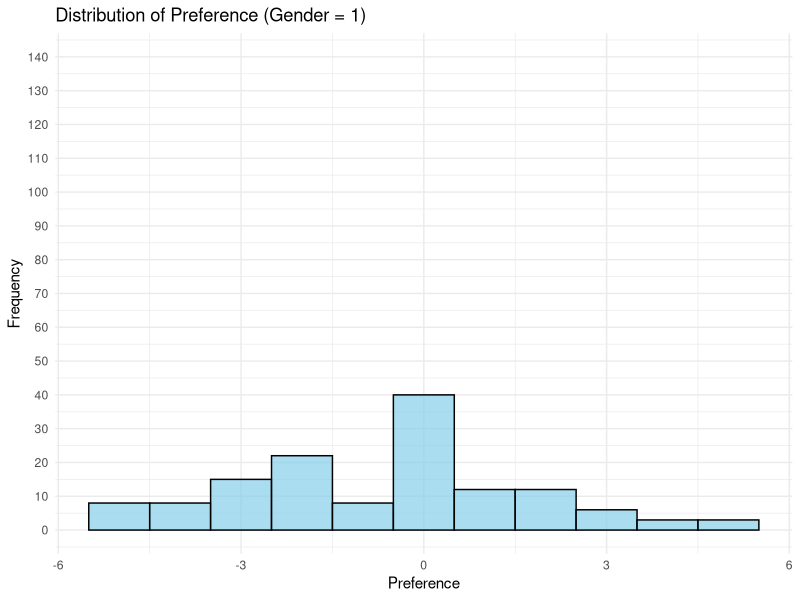
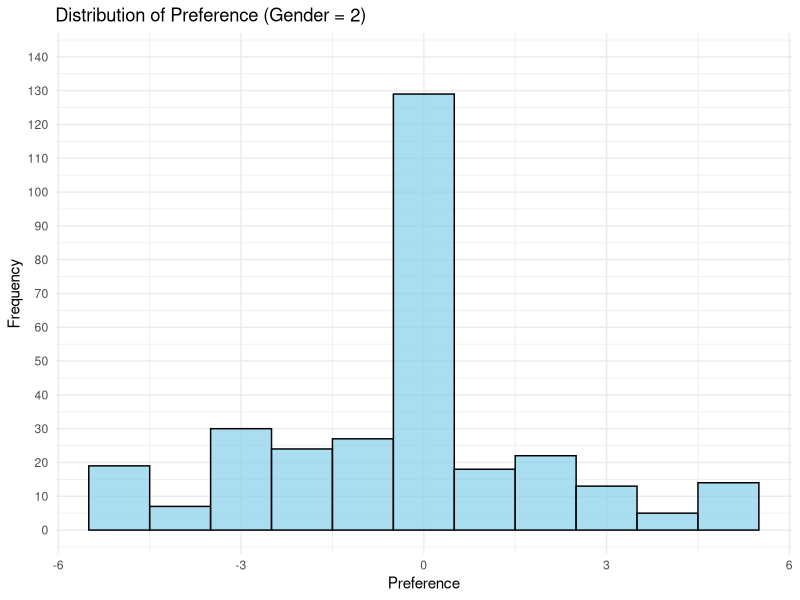
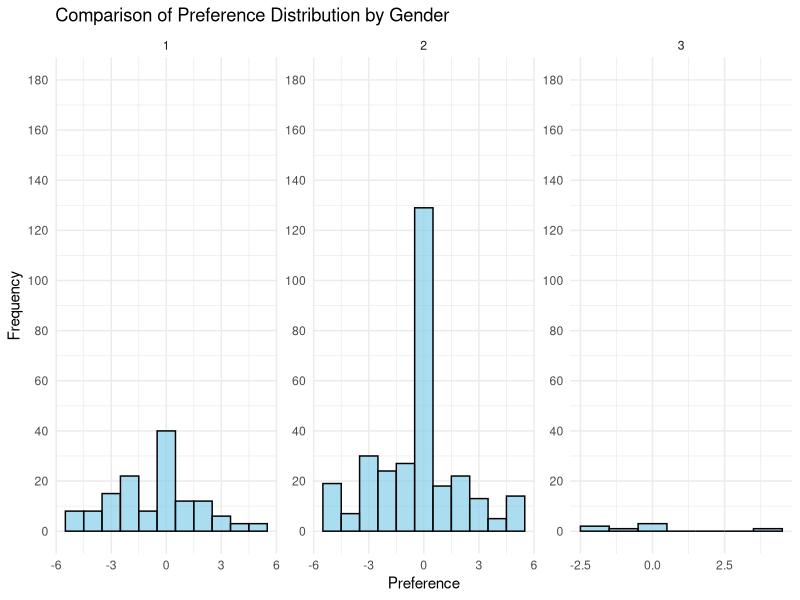
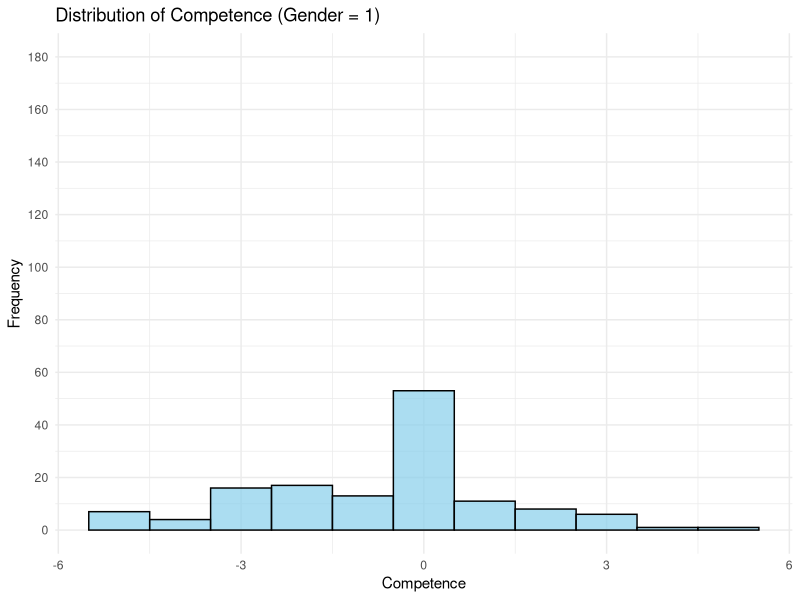
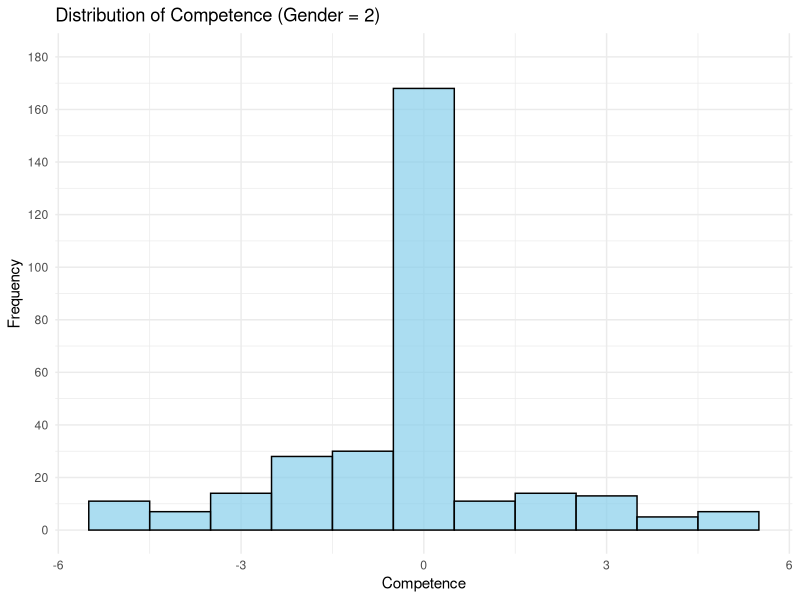
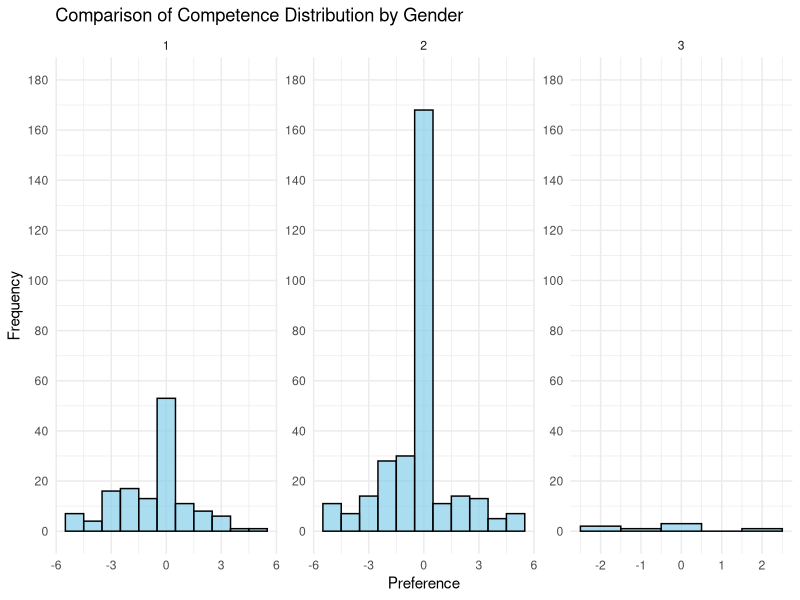

R code for these plots, in order:
### Workspace Setup ###

library(tidyverse)
library(ggplot2)
library(dplyr)

#### Preamble ####
# Purpose: Clean the "Inaction We Trust" data of Study 2 by "Adrien Fillon" based on gender
# Author: Hari Lee Robledo, Sky Suh and Francesca Ye
# Date: 10 February 2024
# Pre-requisites: none

#### Clean Data ####
# Select and save only the "preference", "competence" and "gender" columns
data_gender <- read.csv("study_2_raw_data.csv", sep = ";" )
data_gender <- data_gender[, c("preference","competence", "gender")]


# Convert columns to numeric (assuming "preference" is numeric)
data_gender$preference <- as.numeric(as.character(data_gender$preference))
data_gender$competence <- as.numeric(as.character(data_gender$competence))

# Drop rows with missing values
data_gender <- na.omit(data_gender)

data_gender

## Preference Graphs by Gender

# Select Gender 1 (male)
data_male <- data_gender[data_gender$gender == 1, ]

# Preference Graph by Gender 1 (Male)

histogram_male <- ggplot(data_male, aes(x = preference)) +
  geom_histogram(binwidth = 1, fill = "skyblue", color = "black", alpha = 0.7) +
  scale_y_continuous(limits = c(0,140), breaks = seq(0, 140, by = 10)) +
  labs(title = "Distribution of Preference (Gender = 1)",
       x = "Preference",
       y = "Frequency") +
  theme_minimal()

histogram_male

# Preference Graph by Gender 1 (Male)

data_female <- data_gender[data_gender$gender == 2, ]

# Create a histogram for the "preference" column with gender equal to 2
histogram_female <- ggplot(data_female, aes(x = preference)) +
  geom_histogram(binwidth = 1, fill = "skyblue", color = "black", alpha = 0.7) +
  scale_y_continuous(limits = c(0,140), breaks = seq(0, 140, by = 10)) +
  labs(title = "Distribution of Preference (Gender = 2)",
       x = "Preference",
       y = "Frequency") +
  theme_minimal()

histogram_female


#Compare Preference by Gender
#Code referenced from: https://chat.openai.com/
histogram_comparison_preference <- ggplot(data_gender, aes(x = preference)) +
  geom_histogram(binwidth = 1, fill = "skyblue", color = "black", alpha = 0.7) +
  labs(title = "Comparison of Preference Distribution by Gender",
       x = "Preference",
       y = "Frequency") +
  theme_minimal() +
  scale_y_continuous(limits = c(0, 180), breaks = seq(0, 180, by = 20)) +
  facet_wrap(~gender, scales = "free")


histogram_comparison_preference

## Competence Graphs by Gender

# Select Gender 1 (male) and Competence
data_male <- data_gender[data_gender$gender == 1, ]

histogram_male_competence <- ggplot(data_male, aes(x = competence)) +
  geom_histogram(binwidth = 1, fill = "skyblue", color = "black", alpha = 0.7) +
  labs(title = "Distribution of Competence (Gender = 1)",
       x = "Competence",
       y = "Frequency") +
  scale_y_continuous(limits = c(0, 180), breaks = seq(0, 180, by = 20)) +
  theme_minimal()

histogram_male_competence


# Select Gender 2 (female) and Competence
data_female <- data_gender[data_gender$gender == 2, ]

histogram_female_competence <- ggplot(data_female, aes(x = competence)) +
  geom_histogram(binwidth = 1, fill = "skyblue", color = "black", alpha = 0.7) +
  labs(title = "Distribution of Competence (Gender = 2)",
       x = "Competence",
       y = "Frequency") +
  scale_y_continuous(limits = c(0, 180), breaks = seq(0, 180, by = 20)) +
  theme_minimal()

histogram_female_competence


#Compare Competence by Gender
#Code referenced from: https://chat.openai.com/
histogram_comparison_competence <- ggplot(data_gender, aes(x = competence)) +
  geom_histogram(binwidth = 1, fill = "skyblue", color = "black", alpha = 0.7) +
  labs(title = "Comparison of Competence Distribution by Gender",
       x = "Preference",
       y = "Frequency") +
  theme_minimal() +
  scale_y_continuous(limits = c(0, 180), breaks = seq(0, 180, by = 20)) +
  facet_wrap(~gender, scales = "free")


histogram_comparison_competence


